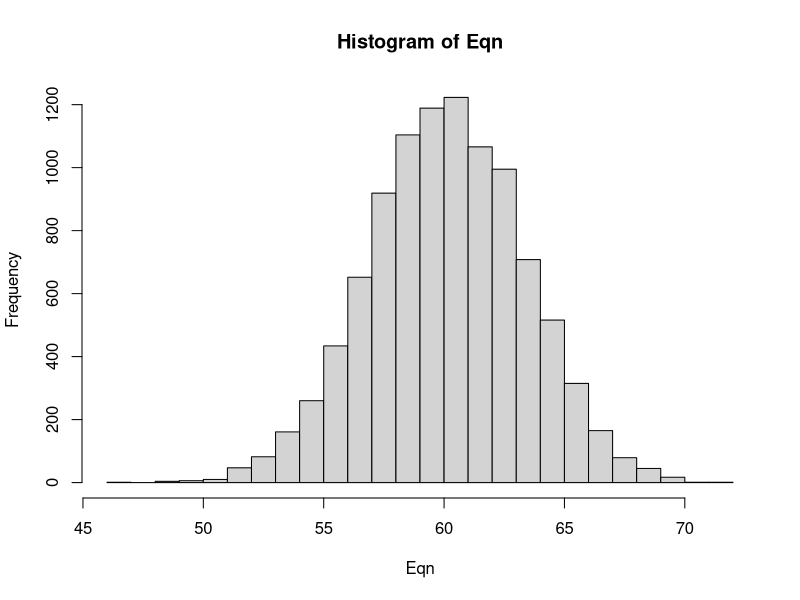

R code for this plot:
# Insert mean and std deviation into A, B & C.  Add other variables, as needed.

A <- rnorm(10000, 83, 2.5)
B <- rnorm(10000, 33.10, 2.5)
#C <- rnorm(10000, 3, 0.2)

# Create an equation:

Eqn <- (A - B)*100/A

# Calc means and sd for composite value:

Em <- mean(Eqn)
Esd <- sd(Eqn)
k <- 1.98
E.mu <- k*Esd

Em
Esd
k
E.mu

hist(Eqn, breaks=30)
